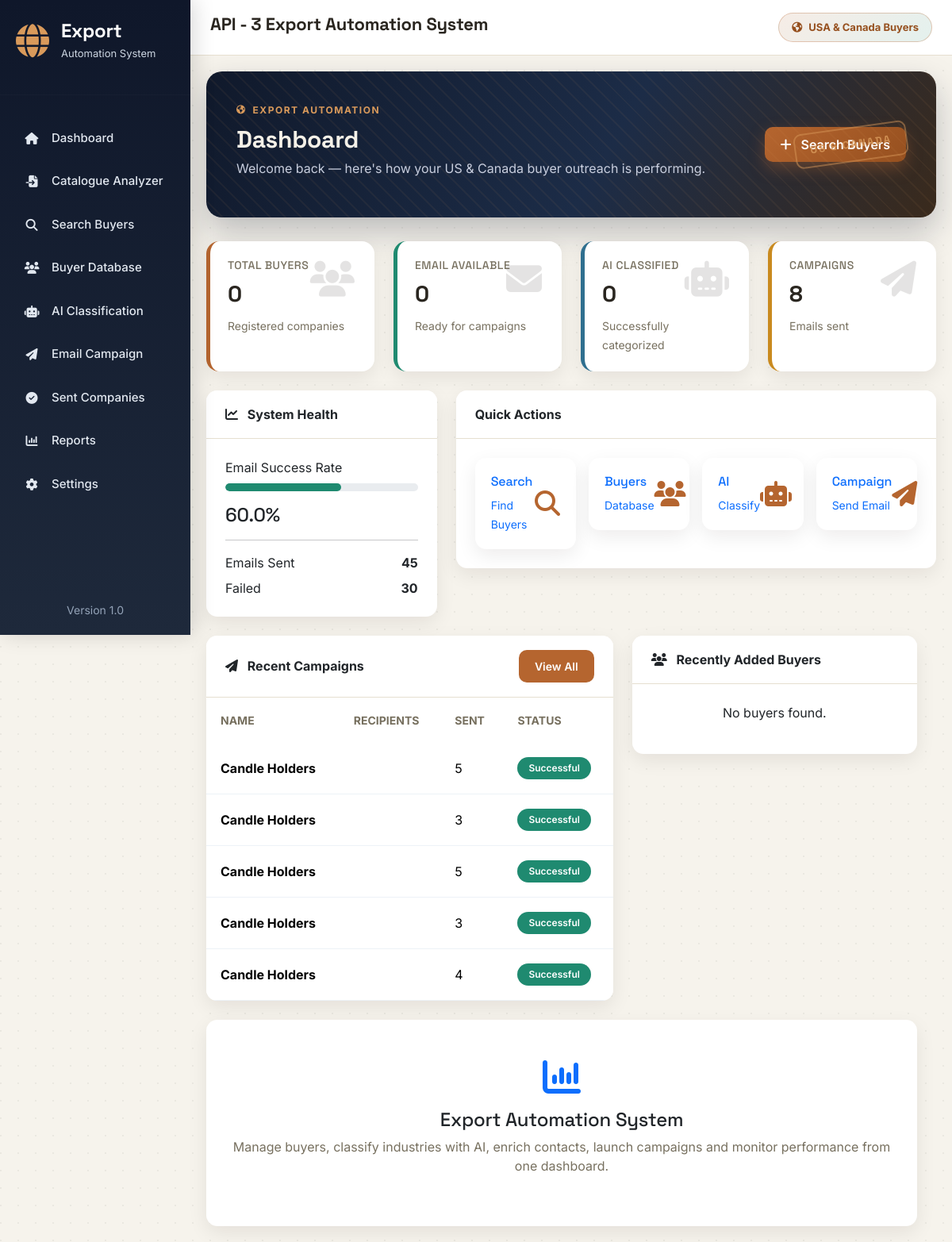
Page /dashboard on the earlier database version.
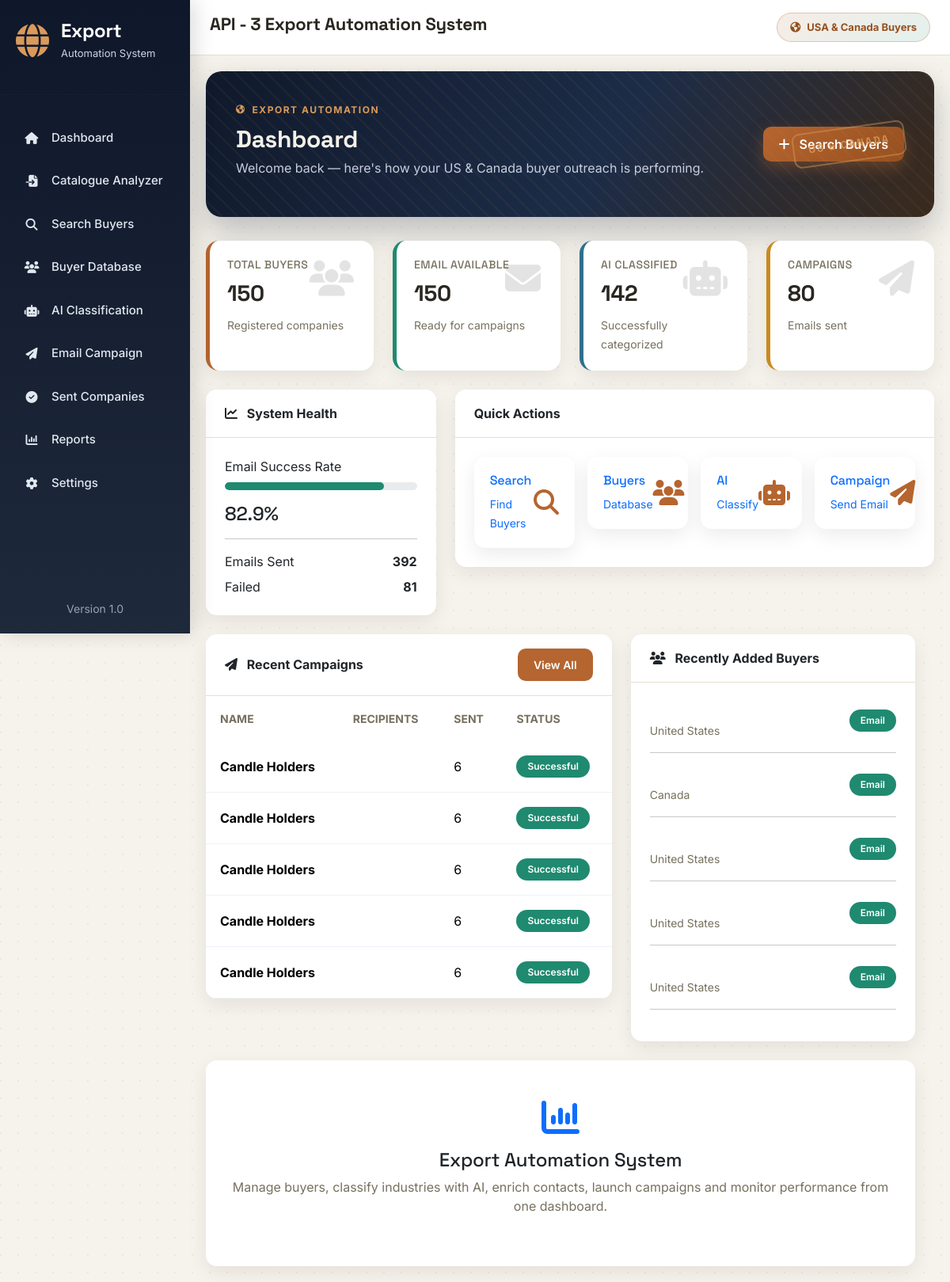
Same page on the later database version.
### app/models.py (models this page shows)
class Campaign(db.Model):
    __tablename__ = "campaigns"
    id = db.Column(db.Integer, primary_key=True)
    campaign_name = db.Column(db.String(150), nullable=False)
    subject = db.Column(db.String(255), nullable=False)
    body = db.Column(db.Text, nullable=False)
    recipients = db.Column(db.Integer, default=0)
    sent = db.Column(db.Integer, default=0)
    failed = db.Column(db.Integer, default=0)
    created_at = db.Column(
        db.DateTime,
        default=datetime.utcnow
    )

class Buyer(db.Model):
    __tablename__ = "buyers"
    id = db.Column(db.Integer, primary_key=True)
    company = db.Column(db.String(200), nullable=False)
    buyer_name = db.Column(db.String(200))
    email = db.Column(db.String(255))
    website = db.Column(db.String(300), unique=True)
    snippet = db.Column(db.Text)
    country = db.Column(db.String(100))
    state = db.Column(db.String(50))
    phone = db.Column(db.String(100))
    source = db.Column(db.String(100))
    category = db.Column(db.String(100), default="Unknown")
    status = db.Column(db.String(50), default="New")
    lead_score = db.Column(db.Integer)
    outreach_priority = db.Column(db.String(20))
    lead_score_reasons = db.Column(db.Text)
    product_match_percent = db.Column(db.Integer)
    relevant_categories = db.Column(db.String(500))
    style_estimate = db.Column(db.String(150))
    positioning_estimate = db.Column(db.String(100))
    recommended_products = db.Column(db.Text)
    decision_maker_name = db.Column(db.String(150))
    decision_maker_title = db.Column(db.String(150))
    email_domain_verified = db.Column(db.Boolean)
    analyzed_at = db.Column(db.DateTime)
    pipeline_stage = db.Column(db.String(50), default="Discovered")
    created_at = db.Column(
        db.DateTime,
        default=datetime.utcnow
    )

### app/routes/dashboard.py (the view)
@dashboard_bp.route("/")
@dashboard_bp.route("/dashboard")
def dashboard():
    data = DashboardService().get_dashboard_data()
    return render_template(
        "dashboard.html",
        total_buyers=data.get("total_buyers", 0),
        email_buyers=data.get("email_buyers", 0),
        classified_buyers=data.get("classified_buyers", 0),
        total_campaigns=data.get("total_campaigns", 0),
        total_sent=data.get("total_sent", 0),
        total_failed=data.get("total_failed", 0),
        success_rate=data.get("success_rate", 0),
        recent_campaigns=data.get("recent_campaigns", []),
        recent_buyers=data.get("recent_buyers", []),
    )

### app/templates/dashboard.html (shortened to what this page needs)
{% extends "base.html" %}
{% block content %}
<div class="fade-up">
    <div class="hero-banner d-flex justify-content-between align-items-center">
        <div>
            <div class="hero-eyebrow">
                <i class="fa-solid fa-earth-americas"></i>
                Export Automation
            </div>
            <h2>
                Dashboard
            </h2>
            <p>
                Welcome back — here's how your US & Canada buyer outreach is performing.
            </p>
        </div>
        <div>
            <a href="/search" class="btn btn-primary">
                <i class="fa-solid fa-plus me-2"></i>
                Search Buyers
            </a>
        </div>
        <div class="hero-stamp">
            US & Canada
        </div>
    </div>
    <div class="row g-4">
        <div class="col-xl-3 col-md-6">
            <div class="stats-card stats-primary">
                <i class="fa-solid fa-users"></i>
                <h6>Total Buyers</h6>
                <h2>{{ total_buyers }}</h2>
                <small class="text-muted">
                    Registered companies
                </small>
            </div>
        </div>
        <div class="col-xl-3 col-md-6">
            <div class="stats-card stats-success">
                <i class="fa-solid fa-envelope"></i>
                <h6>Email Available</h6>
                <h2>{{ email_buyers }}</h2>
                <small class="text-muted">
                    Ready for campaigns
                </small>
            </div>
        </div>
        <div class="col-xl-3 col-md-6">
            <div class="stats-card stats-info">
                <i class="fa-solid fa-robot"></i>
                <h6>AI Classified</h6>
                <h2>{{ classified_buyers }}</h2>
                <small class="text-muted">
                    Successfully categorized
                </small>
            </div>
        </div>
        <div class="col-xl-3 col-md-6">
            <div class="stats-card stats-warning">
                <i class="fa-solid fa-paper-plane"></i>
                <h6>Campaigns</h6>
                <h2>{{ total_campaigns }}</h2>
                <small class="text-muted">
                    Emails sent
                </small>
            </div>
        </div>
    </div>
<div class="row mt-4">
    <div class="col-lg-4">
        <div class="card">
            <div class="card-header">
                <i class="fa-solid fa-chart-line me-2"></i>
                System Health
            </div>
            <div class="card-body">
                <p class="mb-2">
                    Email Success Rate
                </p>
                <div class="progress mb-3">
                    <div
                        id="progressBar"
                        class="progress-bar bg-success">
                    </div>
                </div>
                <h4>
                    {{ success_rate }}%
                </h4>
                <hr>
                <div class="d-flex justify-content-between">
                    <span>Emails Sent</span>
                    <strong>{{ total_sent }}</strong>
                </div>
                <div class="d-flex justify-content-between mt-2">
                    <span>Failed</span>
                    <strong>{{ total_failed }}</strong>
                </div>
            </div>
        </div>
    </div>
    <div class="col-lg-8">
        <div class="card">
            <div class="card-header">
                Quick Actions
            </div>
            <div class="card-body">
                <div class="row g-3">
                    <div class="col-md-3">
                        <a href="/search" class="quick-action">
                            <div>
                                <h6>
                                    Search
                                </h6>
                                <small>
                                    Find Buyers
                                </small>
                            </div>
                            <i class="fa-solid fa-magnifying-glass"></i>
                        </a>
                    </div>
                    <div class="col-md-3">
                        <a href="/buyers" class="quick-action">
                            <div>
                                <h6>
                                    Buyers
                                </h6>
                                <small>
                                    Database
                                </small>
                            </div>
                            <i class="fa-solid fa-users"></i>
                        </a>
                    </div>
                    <div class="col-md-3">
                        <a href="/classify" class="quick-action">
                            <div>
                                <h6>
                                    AI
                                </h6>
                                <small>
                                    Classify
                                </small>
                            </div>
                            <i class="fa-solid fa-robot"></i>
                        </a>
                    </div>
                    <div class="col-md-3">
                        <a href="/campaign" class="quick-action">
                            <div>
                                <h6>
                                    Campaign
                                </h6>
                                <small>
                                    Send Email
                                </small>
                            </div>
                            <i class="fa-solid fa-paper-plane"></i>
                        </a>
                    </div>
                </div>
            </div>
        </div>
    </div>
<div class="row mt-4">
    <div class="col-lg-7">
        <div class="card">
            <div class="card-header d-flex justify-content-between align-items-center">
                <span>
                    <i class="fa-solid fa-paper-plane me-2"></i>
                    Recent Campaigns
                </span>
                <a href="/sent-companies" class="btn btn-sm btn-primary">
                    View All
                </a>
            </div>
            <div class="card-body p-0">
                <div class="table-responsive">
                    <table class="table">
                        <thead>
                            <tr>
                                <th>Name</th>
                                <th>Recipients</th>
                                <th>Sent</th>
                                <th>Status</th>
                            </tr>
                        </thead>
                        <tbody>
                        {% for campaign in recent_campaigns %}
                            <tr>
                                <td>
                                    <strong>
                                        {{ campaign.campaign_name }}
                                    </strong>
                                </td>
                                <td>
                                </td>
                                <td>
                                    {{ campaign.sent }}
                                </td>
                                <td>
                                    {% if campaign.failed == 0 %}
                                    <span class="badge bg-success">
                                        Successful
                                    </span>
                                    {% else %}
                                    <span class="badge bg-warning">
                                        Partial
                                    </span>
                                    {% endif %}
                                </td>
                            </tr>
                        {% else %}
                            <tr>
                                <td colspan="4" class="text-center py-4">
                                    No campaigns found.
                                </td>
                            </tr>
                        {% endfor %}
                        </tbody>
                    </table>
                </div>
            </div>
        </div>
    </div>
    <div class="col-lg-5">
        <div class="card">
            <div class="card-header">
                <i class="fa-solid fa-users me-2"></i>
                Recently Added Buyers
            </div>
            <div class="card-body">
                {% for buyer in recent_buyers %}
                <div class="d-flex justify-content-between align-items-center mb-3">
                    <div>
                        <br>
                        <small class="text-muted">
                            {{ buyer.country }}
                        </small>
                    </div>
                    <div>
                        {% if buyer.email %}
                        <span class="badge bg-success">
                            Email
                        </span>
                        {% else %}
                        <span class="badge bg-danger">
                            No Email
                        </span>
                        {% endif %}
                    </div>
                </div>
                <hr>
                {% else %}
                <p class="text-center">
                    No buyers found.
                </p>
                {% endfor %}
            </div>
        </div>
    </div>
</div>
<div class="row mt-4">
    <div class="col-12">
        <div class="card">
            <div class="card-body text-center py-5">
                <i class="fa-solid fa-chart-column fa-3x text-primary mb-3"></i>
                <h4>
                    Export Automation System
                </h4>
                <p class="text-muted">
                    Manage buyers, classify industries with AI, enrich contacts,
                    launch campaigns and monitor performance from one dashboard.
                </p>
            </div>
        </div>
    </div>
</div>
</div>
{% endblock %}

### app/templates/base.html (shortened to what this page needs)
<!DOCTYPE html>
<html lang="en">
<head>
    <link
        href="https://cdn.jsdelivr.net/npm/bootstrap@5.3.3/dist/css/bootstrap.min.css"
        rel="stylesheet">
    <link
        rel="stylesheet"
        href="https://cdnjs.cloudflare.com/ajax/libs/font-awesome/6.6.0/css/all.min.css">
    <link
        rel="stylesheet"
        href="{{ url_for('static', filename='css/style.css') }}">
</head>
<body>
<div class="wrapper">
    <aside class="sidebar">
        <div class="logo">
            <i class="fa-solid fa-globe"></i>
            <div>
                <h4>Export</h4>
                <span>Automation System</span>
            </div>
        </div>
        <hr>
        <ul class="sidebar-menu">
            <li>
                <a href="/" class="{{ 'active' if request.path == '/' else '' }}">
                    <i class="fa-solid fa-house"></i>
                    Dashboard
                </a>
            </li>
            <li>
                <a href="/catalogue" class="{{ 'active' if request.path == '/catalogue' else '' }}">
                    <i class="fa-solid fa-file-import"></i>
                    Catalogue Analyzer
                </a>
            </li>
            <li>
                <a href="/search" class="{{ 'active' if request.path == '/search' else '' }}">
                    <i class="fa-solid fa-magnifying-glass"></i>
                    Search Buyers
                </a>
            </li>
            <li>
                <a href="/buyers" class="{{ 'active' if request.path == '/buyers' else '' }}">
                    <i class="fa-solid fa-users"></i>
                    Buyer Database
                </a>
            </li>
            <li>
                <a href="/classify" class="{{ 'active' if request.path == '/classify' else '' }}">
                    <i class="fa-solid fa-robot"></i>
                    AI Classification
                </a>
            </li>
            <li>
                <a href="/campaign" class="{{ 'active' if request.path == '/campaign' else '' }}">
                    <i class="fa-solid fa-paper-plane"></i>
                    Email Campaign
                </a>
            </li>
            <li>
                <a href="/sent-companies" class="{{ 'active' if request.path == '/sent-companies' else '' }}">
                    <i class="fa-solid fa-circle-check"></i>
                    Sent Companies
                </a>
            </li>
            <li>
                <a href="/reports" class="{{ 'active' if request.path == '/reports' else '' }}">
                    <i class="fa-solid fa-chart-column"></i>
                    Reports
                </a>
            </li>
            <li>
                <a href="/settings" class="{{ 'active' if request.path == '/settings' else '' }}">
                    <i class="fa-solid fa-gear"></i>
                    Settings
                </a>
            </li>
        </ul>
        <div class="sidebar-footer">
            <small>
                Version 1.0
            </small>
        </div>
    </aside>
    <main class="main-content">
        <div class="topbar">
            <div>
                <h3>
                    API - 3 Export Automation System
                </h3>
            </div>
            <div class="usa-badge">
                <i class="fa-solid fa-earth-americas"></i>
                USA & Canada Buyers
            </div>
        </div>
        <div class="page-content">
            {% block content %}
            {% endblock %}
        </div>
    </main>
</div>
</body>
</html>

Differences in the rows shown:
no longer on this page (row unchanged): Campaign: campaign_name "Candle Holders", sent "5", failed "Successful"
no longer on this page (row unchanged): Campaign: campaign_name "Candle Holders", sent "3", failed "Successful"
no longer on this page (row unchanged): Campaign: campaign_name "Candle Holders", sent "5", failed "Successful"
no longer on this page (row unchanged): Campaign: campaign_name "Candle Holders", sent "3", failed "Successful"
no longer on this page (row unchanged): Campaign: campaign_name "Candle Holders", sent "4", failed "Successful"
added Campaign: campaign_name "Candle Holders", sent "6", failed "Successful"
added Campaign: campaign_name "Candle Holders", sent "6", failed "Successful"
added Campaign: campaign_name "Candle Holders", sent "6", failed "Successful"
added Campaign: campaign_name "Candle Holders", sent "6", failed "Successful"
added Campaign: campaign_name "Candle Holders", sent "6", failed "Successful"
added Buyer: country "United States", shows "Email"
added Buyer: country "Canada", shows "Email"
added Buyer: country "United States", shows "Email"
added Buyer: country "United States", shows "Email"
added Buyer: country "United States", shows "Email"
Other differences:
{{ total_buyers }}: "0" → "150"
{{ email_buyers }}: "0" → "150"
{{ classified_buyers }}: "0" → "142"
{{ total_campaigns }}: "8" → "80"
{{ success_rate }}: "60.0" → "82.9"
{{ total_sent }}: "45" → "392"
{{ total_failed }}: "30" → "81"
text no longer shown: "No buyers found."
